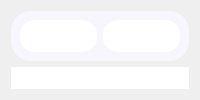
              <widget class="QWidget" name="page_12">
               <layout class="QVBoxLayout" name="verticalLayout_5">
                <item>
                 <widget class="QWidget" name="others_4" native="true">
                  <property name="maximumSize">
                   <size>
                    <width>16777215</width>
                    <height>285</height>
                   </size>
                  </property>
                  <property name="styleSheet">
                   <string notr="true">background-color:#F7F6FC   ; 
border-radius:20px ; 
</string>
                  </property>
                  <layout class="QHBoxLayout" name="horizontalLayout_14">
                   <item>
                    <widget class="QWidget" name="donut_4" native="true">
                     <property name="maximumSize">
                      <size>
                       <width>320</width>
                       <height>16777215</height>
                      </size>
                     </property>
                     <property name="styleSheet">
                      <string notr="true">background-color:white ; 
border-radius:15px ; </string>
                     </property>
                     <layout class="QHBoxLayout" name="horizontalLayout_15">
                      <item>
                       <layout class="QHBoxLayout" name="horizontalLayout_16">
                        <item>
                         <widget class="QLabel" name="username_5">
                          <property name="styleSheet">
                           <string notr="true">#username {
	background-color:transparent ; 
	color:black ; 
	font-size:13px ; 
}</string>
                          </property>
                          <property name="text">
                           <string/>
                          </property>
                         </widget>
                        </item>
                       </layout>
                      </item>
                     </layout>
                    </widget>
                   </item>
                   <item>
                    <widget class="QWidget" name="widget_5" native="true">
                     <property name="styleSheet">
                      <string notr="true">background-color:white ; 
border-radius:15px ; </string>
                     </property>
                    </widget>
                   </item>
                  </layout>
                 </widget>
                </item>
                <item>
                 <widget class="QWidget" name="table_4" native="true">
                  <property name="styleSheet">
                   <string notr="true">background-color:white ; 
border-radius:20px ; 
</string>
                  </property>
                  <widget class="QTableView" name="tableView_4">
                   <property name="geometry">
                    <rect>
                     <x>10</x>
                     <y>80</y>
                     <width>771</width>
                     <height>171</height>
                    </rect>
                   </property>
                   <property name="cursor" stdset="0">
                    <cursorShape>PointingHandCursor</cursorShape>
                   </property>
                   <property name="styleSheet">
                    <string notr="true">QTableView {
    background-color : white ; 
    color: black;
    font: 12px;
}
QHeaderView::section {
    background-color: #0F141E;
    color: white;
    height: 30px;
    font: 15px;
}
QHeaderView::section:first {
    border-top-left-radius: 5px;
}
QHeaderView::section:second {
    border: 1px solid ;
}
QHeaderView::section:last {
    border-top-right-radius: 5px;
}
QScrollBar:vertical {
    background: #dee2e6;
}
 QScrollBar::handle:vertical {
    background: #dee2e6;
 }
QScrollBar:horizontal {
    background: #dee2e6;
}
 QScrollBar::handle:horizontal {
    background: #dee2e6;
 }</string>
                   </property>
                   <property name="verticalScrollBarPolicy">
                    <enum>Qt::ScrollBarAlwaysOff</enum>
                   </property>
                   <property name="horizontalScrollBarPolicy">
                    <enum>Qt::ScrollBarAlwaysOff</enum>
                   </property>
                   <property name="sizeAdjustPolicy">
                    <enum>QAbstractScrollArea::AdjustToContents</enum>
                   </property>
                   <property name="editTriggers">
                    <set>QAbstractItemView::NoEditTriggers</set>
                   </property>
                   <property name="showGrid">
                    <bool>true</bool>
                   </property>
                   <property name="gridStyle">
                    <enum>Qt::SolidLine</enum>
                   </property>
                   <property name="sortingEnabled">
                    <bool>true</bool>
                   </property>
                   <attribute name="horizontalHeaderDefaultSectionSize">
                    <number>110</number>
                   </attribute>
                  </widget>
                  <widget class="QPushButton" name="add_equipment_4">
                   <property name="geometry">
                    <rect>
                     <x>20</x>
                     <y>20</y>
                     <width>21</width>
                     <height>21</height>
                    </rect>
                   </property>
                   <property name="cursor">
                    <cursorShape>PointingHandCursor</cursorShape>
                   </property>
                   <property name="styleSheet">
                    <string notr="true">#add_equipment_4 {
	image: url(:/icons/tsawer/plus.svg) ;
}
#add_equipment_4::hover {
	image:url(:/icons/tsawer/plus_hover.svg) ;
}</string>
                   </property>
                   <property name="text">
                    <string/>
                   </property>
                  </widget>
                  <widget class="QLineEdit" name="search_bar_5">
                   <property name="geometry">
                    <rect>
                     <x>540</x>
                     <y>15</y>
                     <width>191</width>
                     <height>31</height>
                    </rect>
                   </property>
                   <property name="cursor">
                    <cursorShape>IBeamCursor</cursorShape>
                   </property>
                   <property name="styleSheet">
                    <string notr="true">QLineEdit {
 	background-color:transparent ;
	border-radius:15px ; 
	border:1px solid #BFC9D3; 
	padding : 0 40px 0 10px ; 
} </string>
                   </property>
                   <property name="placeholderText">
                    <string>search by Id/Name</string>
                   </property>
                  </widget>
                  <widget class="QPushButton" name="search_button_5">
                   <property name="geometry">
                    <rect>
                     <x>700</x>
                     <y>15</y>
                     <width>21</width>
                     <height>31</height>
                    </rect>
                   </property>
                   <property name="cursor">
                    <cursorShape>PointingHandCursor</cursorShape>
                   </property>
                   <property name="styleSheet">
                    <string notr="true">QPushButton {	
	background-color: transparent ;
	border-radius:20px ; 
	
	image: url(:/icons/tsawer/search.svg) ; 
} 
</string>
                   </property>
                   <property name="text">
                    <string/>
                   </property>
                  </widget>
                 </widget>
                </item>
               </layout>
              </widget>
